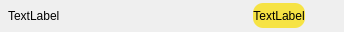
<?xml version="1.0" encoding="UTF-8"?>
<ui version="4.0">
 <class>CellTopicItem</class>
 <widget class="QWidget" name="CellTopicItem">
  <property name="geometry">
   <rect>
    <x>0</x>
    <y>0</y>
    <width>344</width>
    <height>32</height>
   </rect>
  </property>
  <property name="windowTitle">
   <string>Form</string>
  </property>
  <layout class="QGridLayout" name="gridLayout">
   <property name="leftMargin">
    <number>8</number>
   </property>
   <property name="topMargin">
    <number>2</number>
   </property>
   <property name="rightMargin">
    <number>8</number>
   </property>
   <property name="bottomMargin">
    <number>2</number>
   </property>
   <item row="0" column="0">
    <widget class="QLabel" name="label">
     <property name="text">
      <string>TextLabel</string>
     </property>
    </widget>
   </item>
   <item row="0" column="1">
    <spacer name="horizontalSpacer">
     <property name="orientation">
      <enum>Qt::Horizontal</enum>
     </property>
     <property name="sizeHint" stdset="0">
      <size>
       <width>137</width>
       <height>20</height>
      </size>
     </property>
    </spacer>
   </item>
   <item row="0" column="2">
    <widget class="QLabel" name="qosLabel">
     <property name="styleSheet">
      <string notr="true">background-color: rgb(246, 227, 68);
border-radius: 10px;</string>
     </property>
     <property name="text">
      <string>TextLabel</string>
     </property>
     <property name="alignment">
      <set>Qt::AlignCenter</set>
     </property>
     <property name="margin">
      <number>6</number>
     </property>
    </widget>
   </item>
   <item row="0" column="3">
    <widget class="QPushButton" name="closeButton">
     <property name="minimumSize">
      <size>
       <width>25</width>
       <height>25</height>
      </size>
     </property>
     <property name="maximumSize">
      <size>
       <width>25</width>
       <height>25</height>
      </size>
     </property>
     <property name="styleSheet">
      <string notr="true">QPushButton {
	border-style: outset;
	border-width: 0px;
	background-color: rgba(255,255,255,0);
}
QPushButton:pressed {
	background-color: rgba(255,255,255,0);
}</string>
     </property>
     <property name="text">
      <string/>
     </property>
     <property name="icon">
      <iconset resource="../resources.qrc">
       <normaloff>:/resources/resources/ic_delete_with_background.png</normaloff>:/resources/resources/ic_delete_with_background.png</iconset>
     </property>
     <property name="iconSize">
      <size>
       <width>25</width>
       <height>25</height>
      </size>
     </property>
     <property name="flat">
      <bool>true</bool>
     </property>
    </widget>
   </item>
  </layout>
 </widget>
 <resources>
  <include location="../resources.qrc"/>
 </resources>
 <connections/>
</ui>
